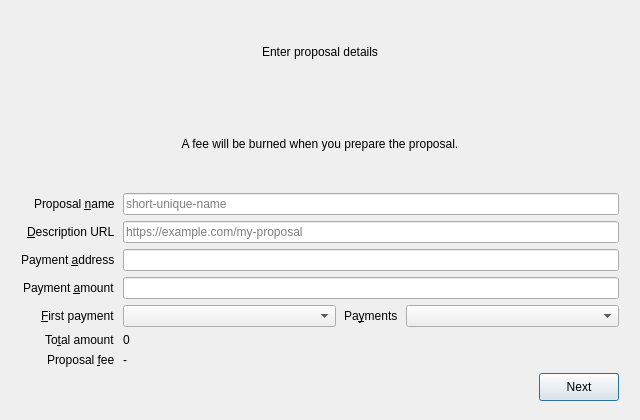
<?xml version="1.0" encoding="UTF-8"?>
<ui version="4.0">
 <class>ProposalWizard</class>
 <widget class="QDialog" name="ProposalWizard">
  <property name="geometry">
     <rect>
      <x>0</x>
      <y>0</y>
      <width>640</width>
      <height>420</height>
     </rect>
  </property>
   <property name="windowTitle">
   <string>Create Governance Proposal</string>
  </property>
   <layout class="QVBoxLayout" name="verticalLayout">
    <property name="leftMargin">
     <number>12</number>
    </property>
    <property name="topMargin">
     <number>0</number>
    </property>
    <property name="rightMargin">
     <number>12</number>
    </property>
    <property name="bottomMargin">
     <number>10</number>
    </property>
    <property name="spacing">
     <number>6</number>
    </property>
   <item>
    <widget class="QStackedWidget" name="stackedWidget">
     <widget class="QWidget" name="pageDetails">
      <layout class="QVBoxLayout" name="detailsLayout">
       <item>
        <widget class="QLabel" name="labelHeader">
         <property name="text">
          <string>Enter proposal details</string>
         </property>
         <property name="margin">
          <number>0</number>
         </property>
         <property name="alignment">
          <set>Qt::AlignHCenter|Qt::AlignVCenter</set>
         </property>
         <property name="wordWrap">
          <bool>true</bool>
         </property>
        </widget>
       </item>
       <item>
        <widget class="QLabel" name="labelSubheader">
         <property name="text">
          <string>A fee will be burned when you prepare the proposal.</string>
         </property>
         <property name="alignment">
          <set>Qt::AlignHCenter|Qt::AlignVCenter</set>
         </property>
         <property name="wordWrap">
          <bool>true</bool>
         </property>
        </widget>
       </item>
       <item>
         <layout class="QFormLayout" name="formLayout">
         <property name="horizontalSpacing">
          <number>8</number>
         </property>
         <property name="verticalSpacing">
          <number>6</number>
         </property>
          <property name="fieldGrowthPolicy">
           <enum>QFormLayout::ExpandingFieldsGrow</enum>
          </property>
         <property name="labelAlignment">
          <set>Qt::AlignRight|Qt::AlignVCenter</set>
         </property>
          <item row="0" column="0">
           <widget class="QLabel" name="labelName">
            <property name="text">
             <string>Proposal &amp;name</string>
            </property>
            <property name="buddy">
             <cstring>editName</cstring>
            </property>
           </widget>
          </item>
         <item row="0" column="1">
           <widget class="QLineEdit" name="editName">
            <property name="sizePolicy">
             <sizepolicy hsizetype="Expanding" vsizetype="Fixed">
              <horstretch>0</horstretch>
              <verstretch>0</verstretch>
             </sizepolicy>
            </property>
           <property name="placeholderText">
            <string notr="true">short-unique-name</string>
           </property>
            <property name="maximumHeight">
             <number>24</number>
            </property>
          </widget>
         </item>
          <item row="1" column="0">
           <widget class="QLabel" name="labelUrl">
            <property name="text">
             <string>&amp;Description URL</string>
            </property>
            <property name="buddy">
             <cstring>editUrl</cstring>
            </property>
           </widget>
          </item>
         <item row="1" column="1">
           <widget class="QLineEdit" name="editUrl">
            <property name="sizePolicy">
             <sizepolicy hsizetype="Expanding" vsizetype="Fixed">
              <horstretch>0</horstretch>
              <verstretch>0</verstretch>
             </sizepolicy>
            </property>
           <property name="placeholderText">
            <string notr="true">https://example.com/my-proposal</string>
           </property>
            <property name="maximumHeight">
             <number>24</number>
            </property>
          </widget>
         </item>
          <item row="2" column="0">
           <widget class="QLabel" name="labelPayAddr">
            <property name="text">
             <string>Payment &amp;address</string>
            </property>
            <property name="buddy">
             <cstring>editPayAddr</cstring>
            </property>
           </widget>
          </item>
           <item row="2" column="1">
           <widget class="QValidatedLineEdit" name="editPayAddr">
            <property name="sizePolicy">
             <sizepolicy hsizetype="Expanding" vsizetype="Fixed">
              <horstretch>0</horstretch>
              <verstretch>0</verstretch>
             </sizepolicy>
            </property>
            <property name="maximumHeight">
             <number>24</number>
            </property>
           </widget>
          </item>
          <item row="3" column="0">
           <widget class="QLabel" name="labelPayAmt">
            <property name="text">
             <string>Payment &amp;amount</string>
            </property>
            <property name="buddy">
             <cstring>paymentAmount</cstring>
            </property>
           </widget>
          </item>
         <item row="3" column="1">
           <widget class="BitcoinAmountField" name="paymentAmount">
            <property name="sizePolicy">
             <sizepolicy hsizetype="Expanding" vsizetype="Fixed">
              <horstretch>0</horstretch>
              <verstretch>0</verstretch>
             </sizepolicy>
            </property>
            <property name="toolTip">
             <string>The amount to request in a single payment</string>
            </property>
          </widget>
         </item>
           <item row="4" column="0">
            <widget class="QLabel" name="labelFirstPayment">
             <property name="text">
              <string>&amp;First payment</string>
             </property>
             <property name="buddy">
              <cstring>comboFirstPayment</cstring>
             </property>
            </widget>
           </item>
           <item row="4" column="1">
            <layout class="QHBoxLayout" name="firstAndPaymentsLayout">
             <property name="spacing">
              <number>8</number>
             </property>
             <item>
              <widget class="QComboBox" name="comboFirstPayment">
               <property name="sizePolicy">
                <sizepolicy hsizetype="Expanding" vsizetype="Fixed">
                 <horstretch>0</horstretch>
                 <verstretch>0</verstretch>
                </sizepolicy>
               </property>
               <property name="maximumHeight">
                <number>24</number>
               </property>
              </widget>
             </item>
             <item>
              <widget class="QLabel" name="labelPaymentsInline">
               <property name="text">
                <string>Pa&amp;yments</string>
               </property>
               <property name="buddy">
                <cstring>comboPayments</cstring>
               </property>
              </widget>
             </item>
             <item>
              <widget class="QComboBox" name="comboPayments">
               <property name="sizePolicy">
                <sizepolicy hsizetype="Expanding" vsizetype="Fixed">
                 <horstretch>0</horstretch>
                 <verstretch>0</verstretch>
                </sizepolicy>
               </property>
               <property name="maximumHeight">
                <number>24</number>
               </property>
              </widget>
             </item>
            </layout>
           </item>
           <item row="6" column="0">
           <widget class="QLabel" name="labelTotal">
            <property name="text">
             <string>To&amp;tal amount</string>
            </property>
            <property name="buddy">
             <cstring>labelTotalValue</cstring>
            </property>
           </widget>
          </item>
          <item row="6" column="1">
           <widget class="QLabel" name="labelTotalValue">
            <property name="text">
             <string notr="true">0</string>
            </property>
           </widget>
          </item>
          <item row="7" column="0">
          <widget class="QLabel" name="labelFee">
           <property name="text">
            <string>Proposal &amp;fee</string>
           </property>
           <property name="buddy">
            <cstring>labelFeeValue</cstring>
           </property>
          </widget>
         </item>
          <item row="7" column="1">
           <widget class="QLabel" name="labelFeeValue">
           <property name="text">
            <string notr="true">-</string>
           </property>
            <property name="maximumHeight">
             <number>20</number>
            </property>
          </widget>
         </item>
        </layout>
       </item>
       <item>
        <layout class="QHBoxLayout" name="detailsButtons">
         <property name="spacing">
          <number>8</number>
         </property>
         <item>
          <spacer name="spacer1">
           <property name="orientation">
            <enum>Qt::Horizontal</enum>
           </property>
           <property name="sizeHint" stdset="0">
            <size>
             <width>20</width>
             <height>10</height>
            </size>
           </property>
          </spacer>
         </item>
         <item>
          <widget class="QPushButton" name="btnNext1">
           <property name="text">
            <string>Next</string>
           </property>
           <property name="minimumSize">
            <size>
             <width>0</width>
             <height>28</height>
            </size>
           </property>
          </widget>
         </item>
        </layout>
       </item>
      </layout>
     </widget>
     <widget class="QWidget" name="pageReview">
      <layout class="QVBoxLayout" name="reviewLayout">
       <item>
        <widget class="QLabel" name="labelReview">
         <property name="text">
          <string>Review proposal JSON and validate.</string>
         </property>
        </widget>
       </item>
       <item>
        <widget class="QPlainTextEdit" name="plainJson">
         <property name="maximumHeight">
          <number>120</number>
         </property>
         <property name="readOnly">
          <bool>true</bool>
         </property>
        </widget>
       </item>
       <item>
        <widget class="QLineEdit" name="editHex">
         <property name="placeholderText">
          <string>Hex-encoded JSON</string>
         </property>
         <property name="readOnly">
          <bool>true</bool>
         </property>
        </widget>
       </item>
       <item>
        <widget class="QLabel" name="labelValidateStatus">
         <property name="text">
          <string notr="true">-</string>
         </property>
        </widget>
       </item>
       <item>
        <layout class="QHBoxLayout" name="reviewButtons">
         <property name="spacing">
          <number>8</number>
         </property>
         <item>
           <spacer name="spacer2">
           <property name="orientation">
            <enum>Qt::Horizontal</enum>
           </property>
           <property name="sizeHint" stdset="0">
            <size>
              <width>20</width>
              <height>10</height>
            </size>
           </property>
          </spacer>
         </item>
         <item>
           <widget class="QPushButton" name="btnBack1">
           <property name="text">
            <string>Back</string>
           </property>
            <property name="minimumSize">
             <size>
              <width>0</width>
              <height>28</height>
             </size>
            </property>
          </widget>
         </item>
         <item>
           <widget class="QPushButton" name="btnNext2">
           <property name="text">
            <string>Next</string>
           </property>
           <property name="enabled">
            <bool>false</bool>
           </property>
            <property name="minimumSize">
             <size>
              <width>0</width>
              <height>28</height>
             </size>
            </property>
          </widget>
         </item>
        </layout>
       </item>
      </layout>
     </widget>
     <widget class="QWidget" name="pagePrepare">
      <layout class="QVBoxLayout" name="prepareLayout">
       <item>
        <widget class="QLabel" name="labelPrepare">
         <property name="text">
          <string>Prepare (burn fee) and wait for confirmations.</string>
         </property>
        </widget>
       </item>
       <item>
         <layout class="QHBoxLayout" name="txidLayout">
          <property name="spacing">
           <number>8</number>
          </property>
         <item>
          <widget class="QLabel" name="labelTxidCaption">
           <property name="text">
            <string notr="true">TxID:</string>
           </property>
          </widget>
         </item>
         <item>
           <widget class="QLineEdit" name="editTxid">
           <property name="readOnly">
            <bool>true</bool>
           </property>
           <property name="placeholderText">
            <string notr="true">-</string>
           </property>
            <property name="maximumHeight">
             <number>24</number>
            </property>
          </widget>
         </item>
         <item>
           <widget class="QPushButton" name="btnCopyTxid">
           <property name="text">
            <string>Copy</string>
           </property>
            <property name="minimumSize">
             <size>
              <width>0</width>
              <height>28</height>
             </size>
            </property>
          </widget>
         </item>
        </layout>
       </item>
       <item>
        <layout class="QVBoxLayout" name="confirmationsLayout">
         <item>
           <widget class="QLabel" name="labelConfStatus">
           <property name="text">
            <string></string>
           </property>
          </widget>
         </item>
         <item>
          <widget class="QLabel" name="labelRelayHint">
           <property name="text">
            <string>At 1/6 confirmations: can be relayed and queued. At 6/6: accepted and processed.</string>
           </property>
           <property name="wordWrap">
            <bool>true</bool>
           </property>
          </widget>
         </item>
         <item>
           <widget class="QProgressBar" name="progressConfirmations">
           <property name="minimum">
            <number>0</number>
           </property>
           <property name="maximum">
            <number>6</number>
           </property>
           <property name="value">
            <number>0</number>
           </property>
           <property name="textVisible">
             <bool>false</bool>
           </property>
            <property name="maximumHeight">
             <number>10</number>
            </property>
            <property name="accessibleName">
             <string>Confirmations progress</string>
            </property>
            <property name="accessibleDescription">
             <string>Shows progress toward the required number of confirmations for the proposal fee transaction.</string>
            </property>
          </widget>
         </item>
         <item>
          <widget class="QLabel" name="labelEta">
           <property name="text">
            <string>Estimated time remaining: -</string>
           </property>
          </widget>
         </item>
        </layout>
       </item>
       <item>
        <layout class="QHBoxLayout" name="prepareButtons">
         <property name="spacing">
          <number>8</number>
         </property>
         <item>
           <spacer name="spacer3">
           <property name="orientation">
            <enum>Qt::Horizontal</enum>
           </property>
           <property name="sizeHint" stdset="0">
            <size>
              <width>20</width>
              <height>10</height>
            </size>
           </property>
          </spacer>
         </item>
         <item>
           <widget class="QPushButton" name="btnBack2">
           <property name="text">
            <string>Back</string>
           </property>
            <property name="minimumSize">
             <size>
              <width>0</width>
              <height>28</height>
             </size>
            </property>
          </widget>
         </item>
         <item>
           <widget class="QPushButton" name="btnPrepare">
           <property name="text">
            <string>Prepare Proposal</string>
           </property>
            <property name="minimumSize">
             <size>
              <width>0</width>
              <height>28</height>
             </size>
            </property>
          </widget>
         </item>
         <item>
           <widget class="QPushButton" name="btnNext3">
           <property name="text">
            <string>Next</string>
           </property>
           <property name="enabled">
            <bool>false</bool>
           </property>
            <property name="minimumSize">
             <size>
              <width>0</width>
              <height>28</height>
             </size>
            </property>
          </widget>
         </item>
        </layout>
       </item>
      </layout>
     </widget>
     <widget class="QWidget" name="pageSubmit">
      <layout class="QVBoxLayout" name="submitLayout">
       <item>
         <widget class="QLabel" name="labelSubmit">
          <property name="text">
           <string>You can submit after 1 confirmation. At 6 confirmations it is accepted and processed.</string>
          </property>
         <property name="wordWrap">
          <bool>true</bool>
         </property>
        </widget>
       </item>
       <item>
        <layout class="QVBoxLayout" name="confirmationsLayoutSubmit">
         <property name="leftMargin">
          <number>0</number>
         </property>
         <property name="rightMargin">
          <number>0</number>
         </property>
         <property name="bottomMargin">
          <number>0</number>
         </property>
         <property name="spacing">
          <number>6</number>
         </property>
         <item>
           <widget class="QLabel" name="labelConfStatus2">
            <property name="text">
             <string></string>
            </property>
          </widget>
         </item>
         <item>
           <widget class="QProgressBar" name="progressConfirmations2">
           <property name="minimum">
            <number>0</number>
           </property>
           <property name="maximum">
            <number>6</number>
           </property>
           <property name="value">
            <number>0</number>
           </property>
           <property name="textVisible">
             <bool>false</bool>
           </property>
            <property name="maximumHeight">
             <number>10</number>
            </property>
            <property name="accessibleName">
             <string>Confirmations progress</string>
            </property>
            <property name="accessibleDescription">
             <string>Shows progress toward the required number of confirmations for the proposal fee transaction.</string>
            </property>
          </widget>
         </item>
         <item>
          <widget class="QLabel" name="labelEta2">
           <property name="text">
            <string>Estimated time remaining: -</string>
           </property>
          </widget>
         </item>
        </layout>
       </item>
       <item>
         <layout class="QHBoxLayout" name="govidLayout">
          <property name="spacing">
           <number>8</number>
          </property>
         <item>
          <widget class="QLabel" name="labelGovObjCaption">
           <property name="text">
            <string>Proposal ID:</string>
           </property>
          </widget>
         </item>
         <item>
           <widget class="QLineEdit" name="editGovObjId">
           <property name="readOnly">
            <bool>true</bool>
           </property>
           <property name="placeholderText">
            <string notr="true">-</string>
           </property>
            <property name="maximumHeight">
             <number>24</number>
            </property>
          </widget>
         </item>
         <item>
           <widget class="QPushButton" name="btnCopyGovId">
           <property name="text">
            <string>Copy</string>
           </property>
            <property name="minimumSize">
             <size>
              <width>0</width>
              <height>28</height>
             </size>
            </property>
          </widget>
         </item>
        </layout>
       </item>
       <item>
        <layout class="QHBoxLayout" name="submitButtons">
         <property name="spacing">
          <number>8</number>
         </property>
         <item>
           <spacer name="spacer4">
           <property name="orientation">
            <enum>Qt::Horizontal</enum>
           </property>
           <property name="sizeHint" stdset="0">
            <size>
              <width>20</width>
              <height>10</height>
            </size>
           </property>
          </spacer>
         </item>
         <item>
           <widget class="QPushButton" name="btnSubmit">
           <property name="text">
            <string>Submit Proposal</string>
           </property>
           <property name="enabled">
            <bool>false</bool>
           </property>
            <property name="minimumSize">
             <size>
              <width>0</width>
              <height>28</height>
             </size>
            </property>
          </widget>
         </item>
         <item>
           <widget class="QPushButton" name="btnClose">
           <property name="text">
            <string>Close</string>
           </property>
            <property name="minimumSize">
             <size>
              <width>0</width>
              <height>28</height>
             </size>
            </property>
          </widget>
         </item>
        </layout>
       </item>
      </layout>
     </widget>
    </widget>
   </item>
  </layout>
 </widget>
 <customwidgets>
  <customwidget>
   <class>QValidatedLineEdit</class>
   <extends>QLineEdit</extends>
   <header>qt/qvalidatedlineedit.h</header>
   <container>0</container>
  </customwidget>
  <customwidget>
   <class>BitcoinAmountField</class>
   <extends>QLineEdit</extends>
   <header>qt/bitcoinamountfield.h</header>
  </customwidget>
 </customwidgets>
  <tabstops>
   <tabstop>editName</tabstop>
   <tabstop>editUrl</tabstop>
   <tabstop>editPayAddr</tabstop>
   <tabstop>paymentAmount</tabstop>
   <tabstop>comboFirstPayment</tabstop>
   <tabstop>comboPayments</tabstop>
   <tabstop>btnNext1</tabstop>
   <tabstop>plainJson</tabstop>
   <tabstop>editHex</tabstop>
   <tabstop>btnBack1</tabstop>
   <tabstop>btnNext2</tabstop>
   <tabstop>editTxid</tabstop>
   <tabstop>btnCopyTxid</tabstop>
   <tabstop>btnBack2</tabstop>
   <tabstop>btnPrepare</tabstop>
   <tabstop>btnNext3</tabstop>
   <tabstop>editGovObjId</tabstop>
   <tabstop>btnCopyGovId</tabstop>
   <tabstop>btnSubmit</tabstop>
   <tabstop>btnClose</tabstop>
  </tabstops>
 <resources/>
 <connections/>
</ui>
